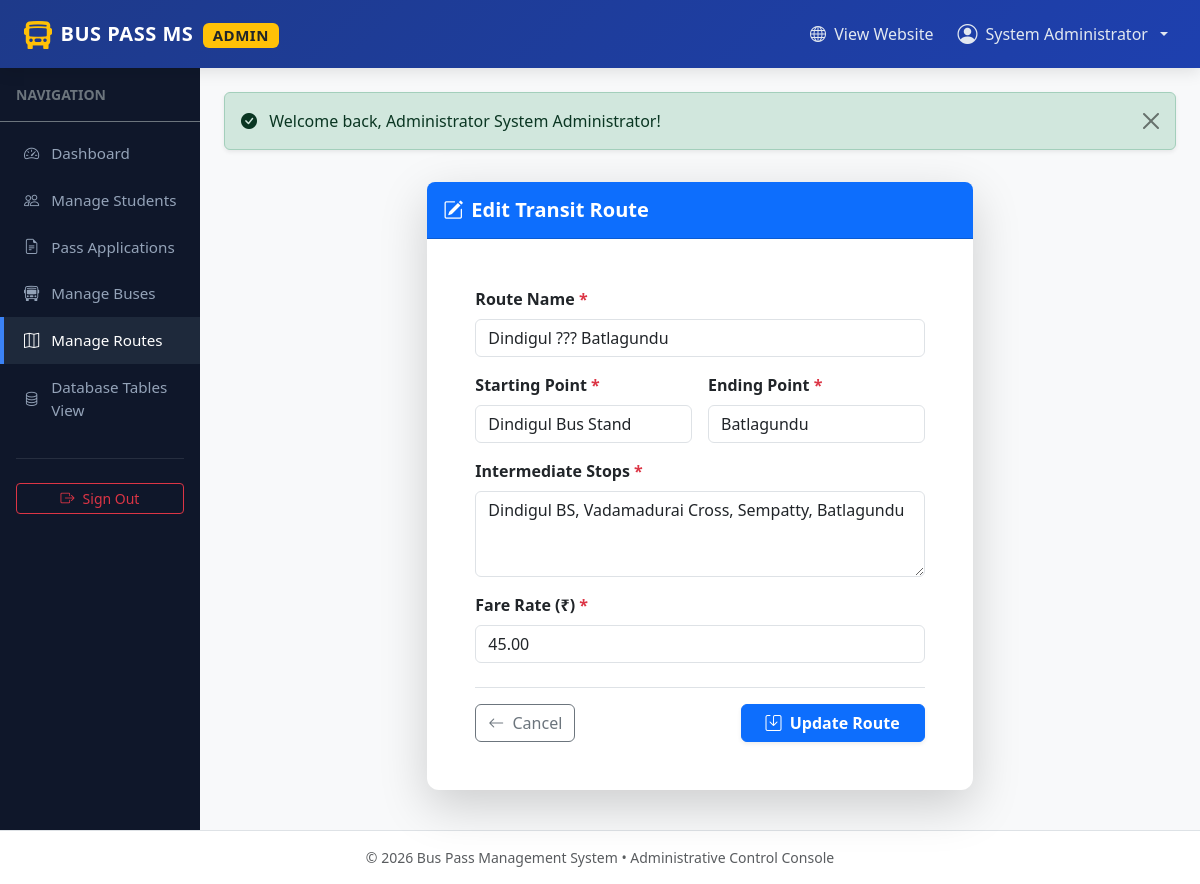
The page /admin/edit_route.php?id=1 (signed in) on the database its author committed.
### tables this page shows
CREATE TABLE `routes` (
  `id` int(11) NOT NULL AUTO_INCREMENT,
  `route_name` varchar(150) NOT NULL,
  `start_point` varchar(100) NOT NULL,
  `end_point` varchar(100) NOT NULL,
  `stops` text NOT NULL,
  `fare` decimal(10,2) NOT NULL DEFAULT 0.00,
  `created_at` timestamp NOT NULL DEFAULT current_timestamp(),
  PRIMARY KEY (`id`)
);

### admin/edit_route.php (the view, shortened to what this page needs)
<?php
include_once __DIR__ . '/../config/db.php';
$route_id = isset($_GET['id']) ? (int)$_GET['id'] : 0;
$fetch_sql = "SELECT * FROM routes WHERE id = ? LIMIT 1";
$stmt = mysqli_prepare($conn, $fetch_sql);
mysqli_stmt_bind_param($stmt, "i", $route_id);
mysqli_stmt_execute($stmt);
$route = mysqli_fetch_assoc(mysqli_stmt_get_result($stmt));
include_once __DIR__ . '/includes/header.php';
?>
<div class="row justify-content-center py-3">
    <div class="col-lg-7 col-md-9">
        <div class="card card-custom border-0 shadow-lg">
            <div class="card-header bg-primary text-white py-3 rounded-top-3">
                <h5 class="fw-bold mb-0"><i class="bi bi-pencil-square me-2"></i>Edit Transit Route</h5>
            </div>
            <div class="card-body p-4 p-md-5">
                <form action="edit_route.php?id=<?php echo $route_id; ?>" method="POST">
                    <div class="mb-3">
                        <label for="route_name" class="form-label fw-semibold">Route Name <span class="text-danger">*</span></label>
                        <input type="text" class="form-control" id="route_name" name="route_name" value="<?php echo htmlspecialchars($route['route_name']); ?>" required>
                    </div>
                    <div class="row g-3 mb-3">
                        <div class="col-md-6">
                            <label for="start_point" class="form-label fw-semibold">Starting Point <span class="text-danger">*</span></label>
                            <input type="text" class="form-control" id="start_point" name="start_point" value="<?php echo htmlspecialchars($route['start_point']); ?>" required>
                        </div>
                        <div class="col-md-6">
                            <label for="end_point" class="form-label fw-semibold">Ending Point <span class="text-danger">*</span></label>
                            <input type="text" class="form-control" id="end_point" name="end_point" value="<?php echo htmlspecialchars($route['end_point']); ?>" required>
                        </div>
                    </div>
                    <div class="mb-3">
                        <label for="stops" class="form-label fw-semibold">Intermediate Stops <span class="text-danger">*</span></label>
                        <textarea class="form-control" id="stops" name="stops" rows="3" required><?php echo htmlspecialchars($route['stops']); ?></textarea>
                    </div>
                    <div class="mb-4">
                        <label for="fare" class="form-label fw-semibold">Fare Rate (₹) <span class="text-danger">*</span></label>
                        <input type="number" step="0.01" min="0" class="form-control" id="fare" name="fare" value="<?php echo htmlspecialchars($route['fare']); ?>" required>
                    </div>
                    <div class="d-flex justify-content-between align-items-center pt-3 border-top">
                        <a href="routes.php" class="btn btn-outline-secondary">
                            <i class="bi bi-arrow-left me-1"></i> Cancel
                        </a>
                        <button type="submit" class="btn btn-primary px-4 fw-bold shadow-sm">
                            <i class="bi bi-save me-1"></i> Update Route
                        </button>
                    </div>
                </form>
            </div>
        </div>
    </div>
</div>
<?php include_once __DIR__ . '/includes/footer.php'; ?>

### css/style.css (style rules this page uses)
:root { --primary-color: #1e40af; --primary-hover: #1d4ed8; --secondary-color: #0f766e; --accent-color: #f59e0b; --dark-bg: #0f172a; --light-bg: #f8fafc; --card-shadow: 0 10px 25px -5px rgba(0, 0, 0, 0.06), 0 8px 10px -6px rgba(0, 0, 0, 0.04); --card-shadow-hover: 0 20px 25px -5px rgba(0, 0, 0, 0.1), 0 10px 10px -5px rgba(0, 0, 0, 0.04); }
body { font-family: 'Segoe UI', system-ui, -apple-system, BlinkMacSystemFont, Roboto, sans-serif; background-color: var(--light-bg); color: #334155; min-height: 100vh; display: flex; flex-direction: column; }
.card-custom { background: #ffffff; border: 1px solid #e2e8f0; border-radius: 12px; box-shadow: var(--card-shadow); transition: transform 0.2s ease, box-shadow 0.2s ease; }

### rows shown on the page
routes: route_name "Dindigul ??? Batlagundu", start_point "Dindigul Bus Stand", end_point "Batlagundu", stops "Dindigul BS, Vadamadurai Cross, Sempatty, Batlagundu", fare "45.00"

### other values the page prints
$_SESSION['user_name'] "System Administrator"
$_SESSION['flash_success'] "Welcome back, Administrator System Administrator!"
